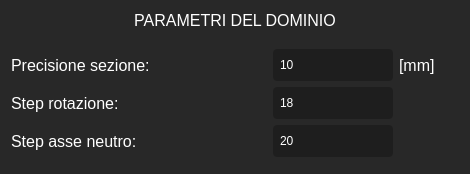
              <widget class="QFrame" name="frame_15">
               <property name="styleSheet">
                <string notr="true">background-color: rgb(40,40,40);
border-radius:4px;
border: none</string>
               </property>
               <property name="frameShape">
                <enum>QFrame::StyledPanel</enum>
               </property>
               <property name="frameShadow">
                <enum>QFrame::Raised</enum>
               </property>
               <layout class="QVBoxLayout" name="verticalLayout_15">
                <item>
                 <layout class="QGridLayout" name="gridLayout_6">
                  <item row="2" column="0">
                   <widget class="QLabel" name="label_204">
                    <property name="minimumSize">
                     <size>
                      <width>230</width>
                      <height>32</height>
                     </size>
                    </property>
                    <property name="font">
                     <font>
                      <family>Segoe UI</family>
                      <pointsize>12</pointsize>
                      <weight>50</weight>
                      <italic>false</italic>
                      <bold>false</bold>
                     </font>
                    </property>
                    <property name="layoutDirection">
                     <enum>Qt::LeftToRight</enum>
                    </property>
                    <property name="styleSheet">
                     <string notr="true">font:400 12pt &quot;Segoe UI&quot;;
color: rgb(255,255,255);</string>
                    </property>
                    <property name="text">
                     <string>Step rotazione:</string>
                    </property>
                    <property name="alignment">
                     <set>Qt::AlignLeading|Qt::AlignLeft|Qt::AlignVCenter</set>
                    </property>
                   </widget>
                  </item>
                  <item row="2" column="2">
                   <widget class="QLineEdit" name="out_angoli">
                    <property name="sizePolicy">
                     <sizepolicy hsizetype="Preferred" vsizetype="Preferred">
                      <horstretch>0</horstretch>
                      <verstretch>0</verstretch>
                     </sizepolicy>
                    </property>
                    <property name="minimumSize">
                     <size>
                      <width>120</width>
                      <height>32</height>
                     </size>
                    </property>
                    <property name="maximumSize">
                     <size>
                      <width>120</width>
                      <height>32</height>
                     </size>
                    </property>
                    <property name="styleSheet">
                     <string notr="true">background-color: rgb(30,30,30);
font: 10pt &quot;Segoe UI&quot;;
color: rgb(255, 255, 255);
padding-left: 5px;
border-radius:4px</string>
                    </property>
                    <property name="text">
                     <string>18</string>
                    </property>
                   </widget>
                  </item>
                  <item row="3" column="0">
                   <widget class="QLabel" name="label_205">
                    <property name="minimumSize">
                     <size>
                      <width>230</width>
                      <height>32</height>
                     </size>
                    </property>
                    <property name="font">
                     <font>
                      <family>Segoe UI</family>
                      <pointsize>12</pointsize>
                      <weight>50</weight>
                      <italic>false</italic>
                      <bold>false</bold>
                     </font>
                    </property>
                    <property name="layoutDirection">
                     <enum>Qt::LeftToRight</enum>
                    </property>
                    <property name="styleSheet">
                     <string notr="true">font:400 12pt &quot;Segoe UI&quot;;
color: rgb(255,255,255);</string>
                    </property>
                    <property name="text">
                     <string>Step asse neutro:</string>
                    </property>
                    <property name="alignment">
                     <set>Qt::AlignLeading|Qt::AlignLeft|Qt::AlignVCenter</set>
                    </property>
                   </widget>
                  </item>
                  <item row="3" column="2">
                   <widget class="QLineEdit" name="out_step">
                    <property name="sizePolicy">
                     <sizepolicy hsizetype="Preferred" vsizetype="Preferred">
                      <horstretch>0</horstretch>
                      <verstretch>0</verstretch>
                     </sizepolicy>
                    </property>
                    <property name="minimumSize">
                     <size>
                      <width>120</width>
                      <height>32</height>
                     </size>
                    </property>
                    <property name="maximumSize">
                     <size>
                      <width>120</width>
                      <height>32</height>
                     </size>
                    </property>
                    <property name="styleSheet">
                     <string notr="true">background-color: rgb(30,30,30);
font: 10pt &quot;Segoe UI&quot;;
color: rgb(255, 255, 255);
padding-left: 5px;
border-radius:4px</string>
                    </property>
                    <property name="text">
                     <string>20</string>
                    </property>
                   </widget>
                  </item>
                  <item row="0" column="0" colspan="4">
                   <widget class="QLabel" name="label_219">
                    <property name="minimumSize">
                     <size>
                      <width>230</width>
                      <height>32</height>
                     </size>
                    </property>
                    <property name="font">
                     <font>
                      <family>Segoe UI</family>
                      <pointsize>12</pointsize>
                      <weight>50</weight>
                      <italic>false</italic>
                      <bold>false</bold>
                     </font>
                    </property>
                    <property name="layoutDirection">
                     <enum>Qt::LeftToRight</enum>
                    </property>
                    <property name="styleSheet">
                     <string notr="true">font:400 12pt &quot;Segoe UI&quot;;
color: rgb(255,255,255);</string>
                    </property>
                    <property name="text">
                     <string>PARAMETRI DEL DOMINIO</string>
                    </property>
                    <property name="alignment">
                     <set>Qt::AlignHCenter|Qt::AlignTop</set>
                    </property>
                   </widget>
                  </item>
                  <item row="1" column="0">
                   <widget class="QLabel" name="label_206">
                    <property name="minimumSize">
                     <size>
                      <width>230</width>
                      <height>32</height>
                     </size>
                    </property>
                    <property name="font">
                     <font>
                      <family>Segoe UI</family>
                      <pointsize>12</pointsize>
                      <weight>50</weight>
                      <italic>false</italic>
                      <bold>false</bold>
                     </font>
                    </property>
                    <property name="layoutDirection">
                     <enum>Qt::LeftToRight</enum>
                    </property>
                    <property name="styleSheet">
                     <string notr="true">font:400 12pt &quot;Segoe UI&quot;;
color: rgb(255,255,255);</string>
                    </property>
                    <property name="text">
                     <string>Precisione sezione:</string>
                    </property>
                    <property name="alignment">
                     <set>Qt::AlignLeading|Qt::AlignLeft|Qt::AlignVCenter</set>
                    </property>
                   </widget>
                  </item>
                  <item row="1" column="1" rowspan="4">
                   <spacer name="horizontalSpacer_18">
                    <property name="orientation">
                     <enum>Qt::Horizontal</enum>
                    </property>
                    <property name="sizeHint" stdset="0">
                     <size>
                      <width>20</width>
                      <height>107</height>
                     </size>
                    </property>
                   </spacer>
                  </item>
                  <item row="1" column="2">
                   <widget class="QLineEdit" name="out_precisione">
                    <property name="sizePolicy">
                     <sizepolicy hsizetype="Preferred" vsizetype="Preferred">
                      <horstretch>0</horstretch>
                      <verstretch>0</verstretch>
                     </sizepolicy>
                    </property>
                    <property name="minimumSize">
                     <size>
                      <width>120</width>
                      <height>32</height>
                     </size>
                    </property>
                    <property name="maximumSize">
                     <size>
                      <width>120</width>
                      <height>32</height>
                     </size>
                    </property>
                    <property name="styleSheet">
                     <string notr="true">background-color: rgb(30,30,30);
font: 10pt &quot;Segoe UI&quot;;
color: rgb(255, 255, 255);
padding-left: 5px;
border-radius:4px</string>
                    </property>
                    <property name="text">
                     <string>10</string>
                    </property>
                   </widget>
                  </item>
                  <item row="1" column="3">
                   <widget class="QLabel" name="label_210">
                    <property name="minimumSize">
                     <size>
                      <width>60</width>
                      <height>32</height>
                     </size>
                    </property>
                    <property name="maximumSize">
                     <size>
                      <width>60</width>
                      <height>16777215</height>
                     </size>
                    </property>
                    <property name="font">
                     <font>
                      <family>Segoe UI</family>
                      <pointsize>12</pointsize>
                      <weight>50</weight>
                      <italic>false</italic>
                      <bold>false</bold>
                     </font>
                    </property>
                    <property name="layoutDirection">
                     <enum>Qt::LeftToRight</enum>
                    </property>
                    <property name="styleSheet">
                     <string notr="true">font:400 12pt &quot;Segoe UI&quot;;
color: rgb(255,255,255);</string>
                    </property>
                    <property name="text">
                     <string>[mm]</string>
                    </property>
                    <property name="alignment">
                     <set>Qt::AlignLeading|Qt::AlignLeft|Qt::AlignVCenter</set>
                    </property>
                   </widget>
                  </item>
                 </layout>
                </item>
               </layout>
              </widget>
